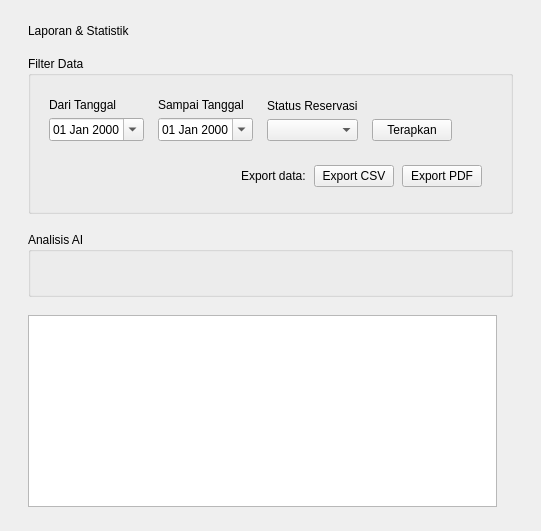
<?xml version="1.0" encoding="UTF-8"?>
<ui version="4.0">
 <class>LaporanPageUi</class>
 <widget class="QWidget" name="LaporanPageUi">
  <layout class="QVBoxLayout" name="main_layout">
   <property name="spacing"><number>18</number></property>
   <property name="leftMargin"><number>28</number></property>
   <property name="topMargin"><number>24</number></property>
   <property name="rightMargin"><number>28</number></property>
   <property name="bottomMargin"><number>24</number></property>
   <item><widget class="QLabel" name="title_label"><property name="text"><string>Laporan &amp; Statistik</string></property><property name="objectName"><string>pageHeader</string></property></widget></item>
   <item>
    <widget class="QGroupBox" name="filter_group">
     <property name="title"><string>Filter Data</string></property>
     <property name="objectName"><string>reportFilterGroup</string></property>
     <layout class="QVBoxLayout" name="filter_group_layout">
      <property name="spacing"><number>14</number></property>
      <property name="leftMargin"><number>18</number></property>
      <property name="topMargin"><number>22</number></property>
      <property name="rightMargin"><number>18</number></property>
      <property name="bottomMargin"><number>16</number></property>
      <item>
       <layout class="QHBoxLayout" name="filter_layout">
        <property name="spacing"><number>14</number></property>
        <item><widget class="QWidget" name="from_field"><property name="objectName"><string>reportFilterField</string></property><layout class="QVBoxLayout" name="from_layout"><property name="spacing"><number>6</number></property><property name="leftMargin"><number>0</number></property><property name="topMargin"><number>0</number></property><property name="rightMargin"><number>0</number></property><property name="bottomMargin"><number>0</number></property><item><widget class="QLabel" name="date_from_label"><property name="text"><string>Dari Tanggal</string></property><property name="objectName"><string>reportFilterLabel</string></property></widget></item><item><widget class="QDateEdit" name="date_from"><property name="calendarPopup"><bool>true</bool></property><property name="displayFormat"><string>dd MMM yyyy</string></property><property name="buttonSymbols"><enum>QAbstractSpinBox::UpDownArrows</enum></property><property name="keyboardTracking"><bool>false</bool></property><property name="minimumWidth"><number>156</number></property><property name="minimumHeight"><number>40</number></property><property name="objectName"><string>reportDateInput</string></property></widget></item></layout></widget></item>
        <item><widget class="QWidget" name="to_field"><property name="objectName"><string>reportFilterField</string></property><layout class="QVBoxLayout" name="to_layout"><property name="spacing"><number>6</number></property><property name="leftMargin"><number>0</number></property><property name="topMargin"><number>0</number></property><property name="rightMargin"><number>0</number></property><property name="bottomMargin"><number>0</number></property><item><widget class="QLabel" name="date_to_label"><property name="text"><string>Sampai Tanggal</string></property><property name="objectName"><string>reportFilterLabel</string></property></widget></item><item><widget class="QDateEdit" name="date_to"><property name="calendarPopup"><bool>true</bool></property><property name="displayFormat"><string>dd MMM yyyy</string></property><property name="buttonSymbols"><enum>QAbstractSpinBox::UpDownArrows</enum></property><property name="keyboardTracking"><bool>false</bool></property><property name="minimumWidth"><number>156</number></property><property name="minimumHeight"><number>40</number></property><property name="objectName"><string>reportDateInput</string></property></widget></item></layout></widget></item>
        <item><widget class="QWidget" name="status_field"><property name="objectName"><string>reportFilterField</string></property><layout class="QVBoxLayout" name="status_layout"><property name="spacing"><number>6</number></property><property name="leftMargin"><number>0</number></property><property name="topMargin"><number>0</number></property><property name="rightMargin"><number>0</number></property><property name="bottomMargin"><number>0</number></property><item><widget class="QLabel" name="status_label"><property name="text"><string>Status Reservasi</string></property><property name="objectName"><string>reportFilterLabel</string></property></widget></item><item><widget class="QComboBox" name="filter_status"><property name="minimumWidth"><number>176</number></property><property name="minimumHeight"><number>40</number></property><property name="objectName"><string>reportStatusFilter</string></property></widget></item></layout></widget></item>
        <item>
         <widget class="QWidget" name="apply_field">
          <property name="objectName"><string>reportFilterField</string></property>
          <layout class="QVBoxLayout" name="apply_layout">
           <property name="spacing"><number>6</number></property>
           <property name="leftMargin"><number>0</number></property>
           <property name="topMargin"><number>0</number></property>
           <property name="rightMargin"><number>0</number></property>
           <property name="bottomMargin"><number>0</number></property>
           <item>
            <widget class="QLabel" name="apply_spacer_label">
             <property name="text"><string> </string></property>
             <property name="objectName"><string>reportFilterLabel</string></property>
            </widget>
           </item>
           <item>
            <widget class="QPushButton" name="apply_btn">
             <property name="text"><string>Terapkan</string></property>
             <property name="minimumHeight"><number>40</number></property>
             <property name="minimumWidth"><number>116</number></property>
             <property name="cursor"><cursorShape>PointingHandCursor</cursorShape></property>
             <property name="objectName"><string>reportApplyButton</string></property>
            </widget>
           </item>
          </layout>
         </widget>
        </item>
        <item><spacer name="filter_spacer"><property name="orientation"><enum>Qt::Horizontal</enum></property><property name="sizeHint" stdset="0"><size><width>40</width><height>20</height></size></property></spacer></item>
       </layout>
      </item>
      <item>
       <layout class="QHBoxLayout" name="filter_footer_layout">
        <property name="spacing"><number>12</number></property>
        <property name="topMargin"><number>2</number></property>
        <item>
         <widget class="QLabel" name="filter_summary">
          <property name="sizePolicy">
           <sizepolicy hsizetype="Expanding" vsizetype="Preferred">
            <horstretch>1</horstretch>
            <verstretch>0</verstretch>
           </sizepolicy>
          </property>
          <property name="objectName"><string>reportFilterSummary</string></property>
         </widget>
        </item>
        <item>
         <widget class="QWidget" name="export_field">
          <property name="objectName"><string>reportExportBar</string></property>
          <layout class="QHBoxLayout" name="export_layout">
           <property name="spacing"><number>8</number></property>
           <property name="leftMargin"><number>10</number></property>
           <property name="topMargin"><number>8</number></property>
           <property name="rightMargin"><number>10</number></property>
           <property name="bottomMargin"><number>8</number></property>
           <item><widget class="QLabel" name="export_label"><property name="text"><string>Export data:</string></property><property name="objectName"><string>reportExportLabel</string></property></widget></item>
           <item><widget class="QPushButton" name="export_btn"><property name="text"><string>Export CSV</string></property><property name="minimumHeight"><number>34</number></property><property name="minimumWidth"><number>104</number></property><property name="cursor"><cursorShape>PointingHandCursor</cursorShape></property><property name="objectName"><string>primaryButton</string></property></widget></item>
           <item><widget class="QPushButton" name="export_pdf_btn"><property name="text"><string>Export PDF</string></property><property name="minimumHeight"><number>34</number></property><property name="minimumWidth"><number>104</number></property><property name="cursor"><cursorShape>PointingHandCursor</cursorShape></property><property name="objectName"><string>successButton</string></property></widget></item>
          </layout>
         </widget>
        </item>
       </layout>
      </item>
     </layout>
    </widget>
   </item>
   <item><widget class="QGroupBox" name="ai_group"><property name="title"><string>Analisis AI</string></property><layout class="QVBoxLayout" name="ai_layout"><property name="leftMargin"><number>18</number></property><property name="topMargin"><number>14</number></property><property name="rightMargin"><number>18</number></property><property name="bottomMargin"><number>14</number></property><item><widget class="QLabel" name="ai_summary"><property name="wordWrap"><bool>true</bool></property><property name="objectName"><string>reportFilterSummary</string></property></widget></item></layout></widget></item>
   <item>
    <layout class="QHBoxLayout" name="content_layout">
     <property name="spacing"><number>16</number></property>
     <item><widget class="QTableWidget" name="table"><property name="editTriggers"><set>QAbstractItemView::NoEditTriggers</set></property><property name="selectionBehavior"><enum>QAbstractItemView::SelectRows</enum></property><property name="sortingEnabled"><bool>true</bool></property><attribute name="verticalHeaderVisible"><bool>false</bool></attribute></widget></item>
     <item><widget class="QWidget" name="chart_container"><property name="minimumWidth"><number>320</number></property><layout class="QVBoxLayout" name="chart_layout"><property name="leftMargin"><number>0</number></property><property name="topMargin"><number>0</number></property><property name="rightMargin"><number>0</number></property><property name="bottomMargin"><number>0</number></property></layout></widget></item>
    </layout>
   </item>
  </layout>
 </widget>
 <resources/>
 <connections/>
</ui>
